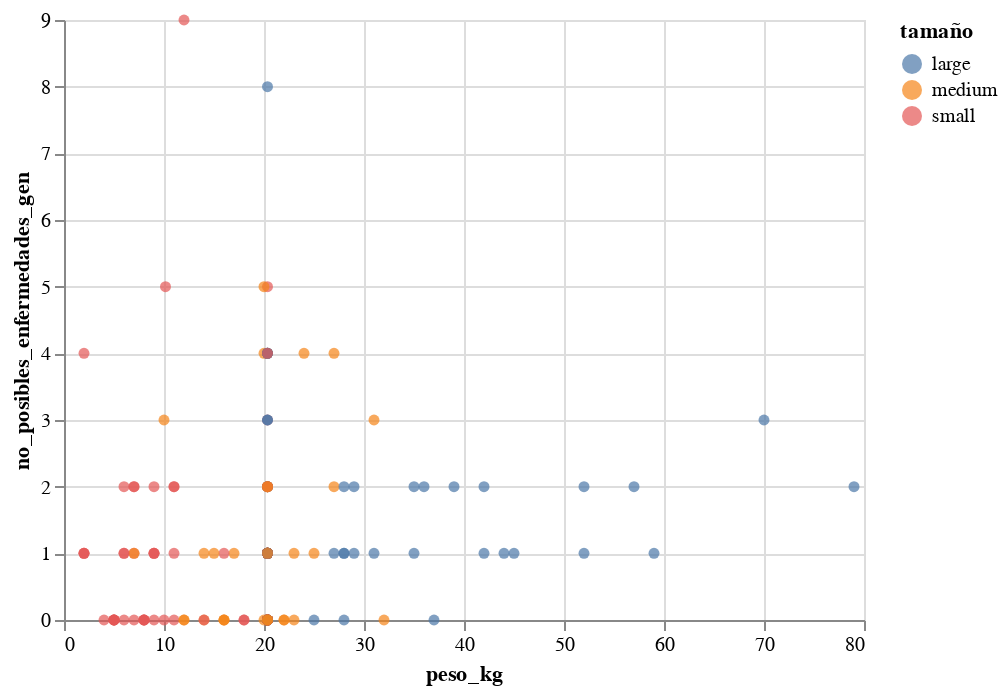

Notebook cell for this chart:
### Markdown cell above
### correlacion  entre tamaño y numero de posibles

### Code cell
alt.Chart(dogs_data).mark_circle().encode(
    x='peso_kg',
    y='no_posibles_enfermedades_gen',
    color='tamaño'
)

### Figure 1 — Vega-Lite specification as saved in the notebook (floating-point values rounded to 4 significant figures; data arrays with more than 128 entries replaced by an {"elided": "..."} marker saying what was removed)
{"config": {"view": {"continuousWidth": 400, "continuousHeight": 300}}, "data": {"name": "data-a76be6d35b95f7521759bdfc32f4a30a"}, "mark": "circle", "encoding": {"color": {"field": "tamaño", "type": "nominal"}, "x": {"field": "peso_kg", "type": "quantitative"}, "y": {"field": "no_posibles_enfermedades_gen", "type": "quantitative"}}, "$schema": "https://vega.github.io/schema/vega-lite/v4.17.0.json", "datasets": {"data-a76be6d35b95f7521759bdfc32f4a30a": {"elided": "172 records"}}}
